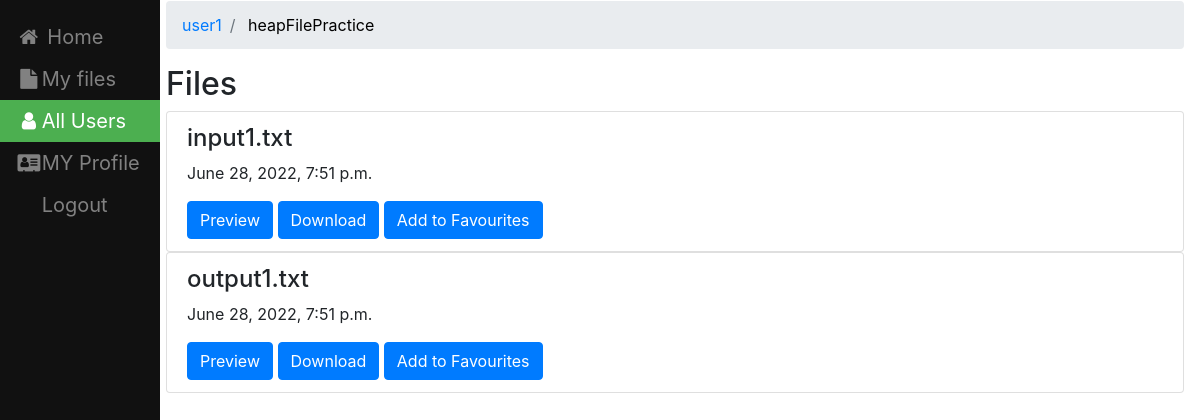
Page /o/5/ (signed in) on the committed database.
### filesharing/models.py (models this page shows, shortened)
class Folder(models.Model):
    name=models.CharField(max_length=100,null=True,blank=True)
    user=models.ForeignKey(User,on_delete=models.CASCADE, default=None)
    linkedfolder=models.ForeignKey("self",null=True,on_delete=models.CASCADE,blank=True)
    def __str__(self):
        return  self.name

class File(models.Model):
    name = models.CharField(max_length=100,null=True,blank=True)
    file=models.FileField(upload_to=user_directory_path)
    created_on = models.DateTimeField(auto_now_add=True)
    user = models.ForeignKey(User,on_delete=models.CASCADE, default=None)
    folder=models.ForeignKey(Folder,null=True,on_delete=models.CASCADE,blank=True)
    isprivate = models.BooleanField(default=False)

### filesharing/views.py (the view)
# urls.py: path('o/<int:folder_id>/', views.insidefolders, name='detail'),
def insidefolders(request,folder_id):
    f = fav.objects.filter(user=request.user)
    files = f
    fi = set(())
    fold = set(())
    for i in range(len(files)):
        if files[i].sfile:
            fi.add(files[i].sfile.id)
        elif files[i].sfolder:
            fold.add(files[i].sfolder.id)
    folder = get_object_or_404(Folder, pk=folder_id)
    files2= folder.file_set.all()
    files=files2.filter(isprivate=False)
    folders = folder.folder_set.all()
    favfiles = []
    notfavfiles = []
    favfolders = []
    notfavfolders = []
    for i in range(len(files)):
        if files[i].id in fi :
            favfiles.append(files[i])
        else:
             notfavfiles.append(files[i])
    for i in range(len(folders)):
        if folders[i].id in fold:
            favfolders.append(folders[i])
        else:
            notfavfolders.append(folders[i])
    user=folder.user
    temp=folder
    parent_list=[]
    parent_list.append(temp)
    while temp.linkedfolder:
         parent=temp.linkedfolder
         parent_list.append(parent)
         temp=parent
    active_f=parent_list[0]
    parent_list.reverse()
    context = {'folder': folder, 'folders': favfolders,'notfavfolders':notfavfolders, 'files': favfiles,'notfav':notfavfiles, 'folder_id': folder_id, 'parent_list': parent_list,
                'active_folder': active_f,'user':user}
    return render(request, 'filesharing/details.html', context)

### templates/filesharing/details.html (shortened to what this page needs)
{% load static %}
<!DOCTYPE html>
<html lang="en" dir="ltr">
  <head>
    <link rel="stylesheet" type="text/css" href="{%  static "css/styles.css" %}"/>
    <link rel="stylesheet" href="https://cdnjs.cloudflare.com/ajax/libs/font-awesome/4.7.0/css/font-awesome.min.css">
    <link rel="stylesheet" href="https://maxcdn.bootstrapcdn.com/bootstrap/4.0.0/css/bootstrap.min.css">
  </head>
</head>
  <body>
<div class="sidebar">
  <a href="{% url 'filesharing:home1' %}"><i class="fa fa-fw fa-home"></i> Home</a>
  <a   href="{% url 'filesharing:My_Files' %}"><i class="fa fa-fw fa-file"></i>My files</a>
  <a  class="active" href="{% url 'filesharing:allusers' %}"><i class="fa fa-fw fa-user"></i>All Users</a>
  <a href="{% url 'createdprofile' %}"><i class="fa fa-fw fa-address-card"></i>MY Profile</a>
  <a href="{% url 'logout' %}">Logout</a>
</div>
<div class="content">
 <ol class="breadcrumb">
 <li class="breadcrumb-item"> <a href="{% url 'filesharing:allusers' %}"> {{ user.username }} </a> </li>
  {% for parent in parent_list %}
    {% if parent is not active_folder %}
      <li class="breadcrumb-item"> <a href="{% url 'filesharing:detail' parent.id %}"> {{ parent }}</a> </li>
    {% else %}
    <li class="breadcrumb-item active" aria-current="page"><a href="{% url 'filesharing:detail' parent.id %}" style="color:black"> {{ parent }}</a></li>
    {% endif %}
  {% endfor %}
</ol>
  <div class="list-group">
    {%  if notfav or files  %}
  <h2> Files</h2>
  {% endif %}
      {% for file in notfav %}
            <div class="list-group">
                 <div class="list-group-item">
                     <h4 class="list-group-item-text">{{ file.name}}</h4>
                      <p class="list-group-item-text">{{ file.created_on}}</p>
                     <a class="list-group-item-text" href="{{ file.file.url }}" target="_blank"><button type="button" class="btn btn-primary">Preview</button> </a> </td>
                     <a class="list-group-item-text" href="{{ file.file.url }}" target="_blank" download><button type="button" class="btn btn-primary">Download</button></a>
                  <a class="list-group-item-text" href="{% url 'filesharing:starredfile' file.pk %}" ><button type="button" class="btn btn-primary">Add to Favourites</button></a>
                 </div>
            </div>
     {% endfor %}
          </div>
</div>
  </body>
</html>

### static/css/styles.css (style rules this page uses)
.sidebar { height: 100%; width: 160px; position: fixed; z-index: 1; top: 0; left: 0; background-color: #111; overflow-x: hidden; padding-top: 16px; }
.sidebar a { padding: 6px 8px 6px 16px; text-decoration: none; font-size: 20px; color: #818181; display: block; }
.sidebar a.active { background-color: #4CAF50; color: white; }
div.content { margin-left: 150px; padding: 1px 16px; height: 2000px; }

### rows in the picture
Folder: name "heapFilePractice"
File: name "input1.txt", created_on "June 28, 2022, 7:51 p.m."
File: name "output1.txt", created_on "June 28, 2022, 7:51 p.m."

### other values in the picture
{{ user.username }} "user1"
